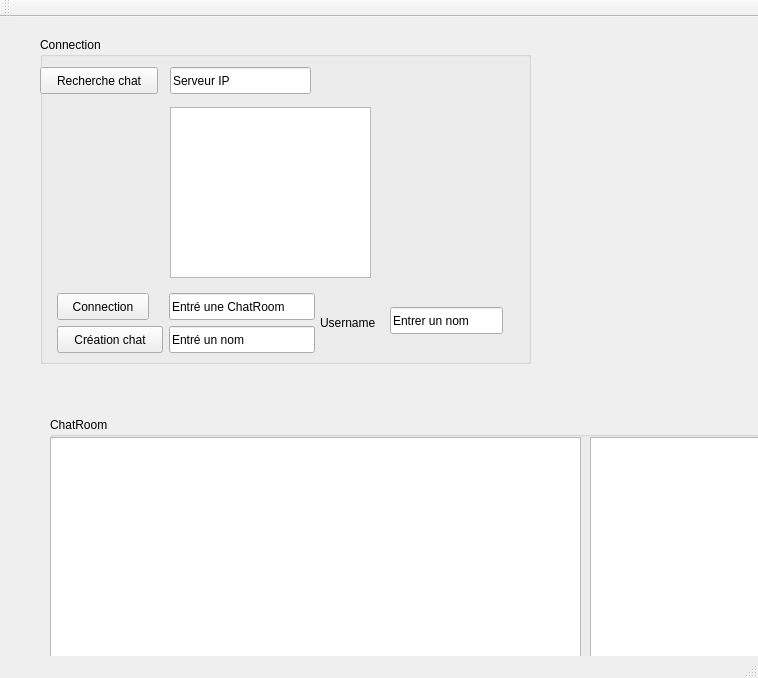
<?xml version="1.0" encoding="UTF-8"?>
<ui version="4.0">
 <class>MainClient</class>
 <widget class="QMainWindow" name="MainClient">
  <property name="geometry">
   <rect>
    <x>0</x>
    <y>0</y>
    <width>758</width>
    <height>678</height>
   </rect>
  </property>
  <property name="windowTitle">
   <string>MainClient</string>
  </property>
  <widget class="QWidget" name="centralWidget">
   <widget class="QGroupBox" name="gbConnection">
    <property name="geometry">
     <rect>
      <x>40</x>
      <y>20</y>
      <width>491</width>
      <height>327</height>
     </rect>
    </property>
    <property name="title">
     <string>Connection</string>
    </property>
    <widget class="QPushButton" name="pbRequeteChat">
     <property name="geometry">
      <rect>
       <x>0</x>
       <y>30</y>
       <width>118</width>
       <height>27</height>
      </rect>
     </property>
     <property name="text">
      <string>Recherche chat</string>
     </property>
    </widget>
    <widget class="QLineEdit" name="leConnect">
     <property name="geometry">
      <rect>
       <x>129</x>
       <y>256</y>
       <width>146</width>
       <height>27</height>
      </rect>
     </property>
     <property name="text">
      <string>Entré une ChatRoom</string>
     </property>
    </widget>
    <widget class="QPushButton" name="pbConnection">
     <property name="geometry">
      <rect>
       <x>17</x>
       <y>256</y>
       <width>92</width>
       <height>27</height>
      </rect>
     </property>
     <property name="text">
      <string>Connection</string>
     </property>
    </widget>
    <widget class="QPushButton" name="pbCreeChat">
     <property name="geometry">
      <rect>
       <x>17</x>
       <y>289</y>
       <width>106</width>
       <height>27</height>
      </rect>
     </property>
     <property name="text">
      <string>Création chat</string>
     </property>
    </widget>
    <widget class="QLineEdit" name="leCreeChat">
     <property name="geometry">
      <rect>
       <x>129</x>
       <y>289</y>
       <width>146</width>
       <height>27</height>
      </rect>
     </property>
     <property name="text">
      <string>Entré un nom </string>
     </property>
    </widget>
    <widget class="QLineEdit" name="leUser">
     <property name="geometry">
      <rect>
       <x>350</x>
       <y>270</y>
       <width>113</width>
       <height>27</height>
      </rect>
     </property>
     <property name="text">
      <string>Entrer un nom</string>
     </property>
    </widget>
    <widget class="QLabel" name="label">
     <property name="geometry">
      <rect>
       <x>280</x>
       <y>270</y>
       <width>81</width>
       <height>31</height>
      </rect>
     </property>
     <property name="text">
      <string>Username</string>
     </property>
    </widget>
    <widget class="QLineEdit" name="leHostConnect">
     <property name="geometry">
      <rect>
       <x>130</x>
       <y>30</y>
       <width>141</width>
       <height>27</height>
      </rect>
     </property>
     <property name="text">
      <string>Serveur IP</string>
     </property>
    </widget>
    <widget class="QTextEdit" name="teRoom">
     <property name="geometry">
      <rect>
       <x>130</x>
       <y>70</y>
       <width>201</width>
       <height>171</height>
      </rect>
     </property>
    </widget>
   </widget>
   <widget class="QGroupBox" name="gbChatRoom">
    <property name="geometry">
     <rect>
      <x>50</x>
      <y>400</y>
      <width>711</width>
      <height>621</height>
     </rect>
    </property>
    <property name="title">
     <string>ChatRoom</string>
    </property>
    <widget class="QTextEdit" name="teChatEnvoie">
     <property name="geometry">
      <rect>
       <x>0</x>
       <y>440</y>
       <width>431</width>
       <height>81</height>
      </rect>
     </property>
    </widget>
    <widget class="QPushButton" name="pbEnvoie">
     <property name="geometry">
      <rect>
       <x>440</x>
       <y>440</y>
       <width>93</width>
       <height>81</height>
      </rect>
     </property>
     <property name="text">
      <string>Envoie</string>
     </property>
    </widget>
    <widget class="QPushButton" name="pbFermerChat">
     <property name="geometry">
      <rect>
       <x>610</x>
       <y>590</y>
       <width>93</width>
       <height>27</height>
      </rect>
     </property>
     <property name="text">
      <string>Fermer Chat</string>
     </property>
    </widget>
    <widget class="QTextEdit" name="teUser">
     <property name="geometry">
      <rect>
       <x>540</x>
       <y>20</y>
       <width>171</width>
       <height>501</height>
      </rect>
     </property>
    </widget>
    <widget class="QTextEdit" name="teChatRoom">
     <property name="geometry">
      <rect>
       <x>0</x>
       <y>20</y>
       <width>531</width>
       <height>411</height>
      </rect>
     </property>
    </widget>
    <widget class="QLabel" name="txtNbDeLettres">
     <property name="geometry">
      <rect>
       <x>360</x>
       <y>500</y>
       <width>61</width>
       <height>17</height>
      </rect>
     </property>
     <property name="text">
      <string>0/250</string>
     </property>
     <property name="alignment">
      <set>Qt::AlignRight|Qt::AlignTrailing|Qt::AlignVCenter</set>
     </property>
    </widget>
    <widget class="QLabel" name="teNbDePersonne">
     <property name="geometry">
      <rect>
       <x>680</x>
       <y>500</y>
       <width>21</width>
       <height>20</height>
      </rect>
     </property>
     <property name="text">
      <string>0/6</string>
     </property>
     <property name="alignment">
      <set>Qt::AlignRight|Qt::AlignTrailing|Qt::AlignVCenter</set>
     </property>
    </widget>
    <widget class="QLabel" name="teAdministration">
     <property name="geometry">
      <rect>
       <x>10</x>
       <y>530</y>
       <width>141</width>
       <height>17</height>
      </rect>
     </property>
     <property name="font">
      <font>
       <pointsize>12</pointsize>
       <weight>75</weight>
       <bold>true</bold>
      </font>
     </property>
     <property name="text">
      <string>Administration</string>
     </property>
    </widget>
    <widget class="QLabel" name="label_2">
     <property name="geometry">
      <rect>
       <x>10</x>
       <y>550</y>
       <width>221</width>
       <height>17</height>
      </rect>
     </property>
     <property name="text">
      <string>Nombre de caractères maximale :</string>
     </property>
    </widget>
    <widget class="QLabel" name="label_3">
     <property name="geometry">
      <rect>
       <x>10</x>
       <y>570</y>
       <width>221</width>
       <height>17</height>
      </rect>
     </property>
     <property name="text">
      <string>Nombre d'utilisateurs maximale :</string>
     </property>
    </widget>
    <widget class="QSpinBox" name="sbNbCracMax">
     <property name="geometry">
      <rect>
       <x>240</x>
       <y>550</y>
       <width>55</width>
       <height>16</height>
      </rect>
     </property>
     <property name="minimum">
      <number>10</number>
     </property>
     <property name="maximum">
      <number>250</number>
     </property>
     <property name="value">
      <number>250</number>
     </property>
    </widget>
    <widget class="QSpinBox" name="sbUtilisateurMax">
     <property name="geometry">
      <rect>
       <x>240</x>
       <y>570</y>
       <width>55</width>
       <height>16</height>
      </rect>
     </property>
     <property name="minimum">
      <number>1</number>
     </property>
     <property name="maximum">
      <number>6</number>
     </property>
     <property name="value">
      <number>6</number>
     </property>
    </widget>
   </widget>
  </widget>
  <widget class="QMenuBar" name="menuBar">
   <property name="geometry">
    <rect>
     <x>0</x>
     <y>0</y>
     <width>758</width>
     <height>23</height>
    </rect>
   </property>
  </widget>
  <widget class="QToolBar" name="mainToolBar">
   <attribute name="toolBarArea">
    <enum>TopToolBarArea</enum>
   </attribute>
   <attribute name="toolBarBreak">
    <bool>false</bool>
   </attribute>
  </widget>
  <widget class="QStatusBar" name="statusBar"/>
 </widget>
 <layoutdefault spacing="6" margin="11"/>
 <resources/>
 <connections/>
</ui>
